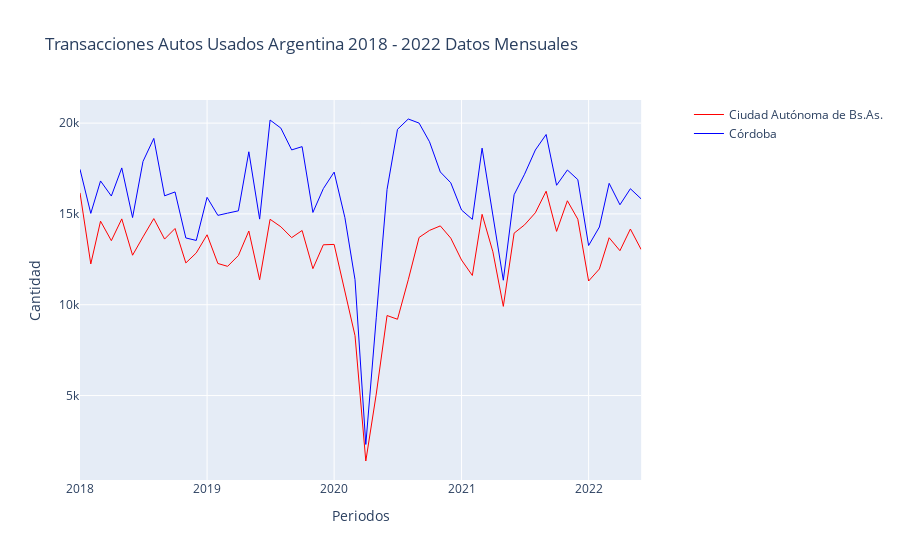

Write notebook code for a chart like this one.
### Code cell
get_line_plot(df_mes, "mes_año", "Ciudad Autónoma de Bs.As.", "Córdoba", "Transacciones Autos Usados Argentina 2018 - 2022 Datos Mensuales")
